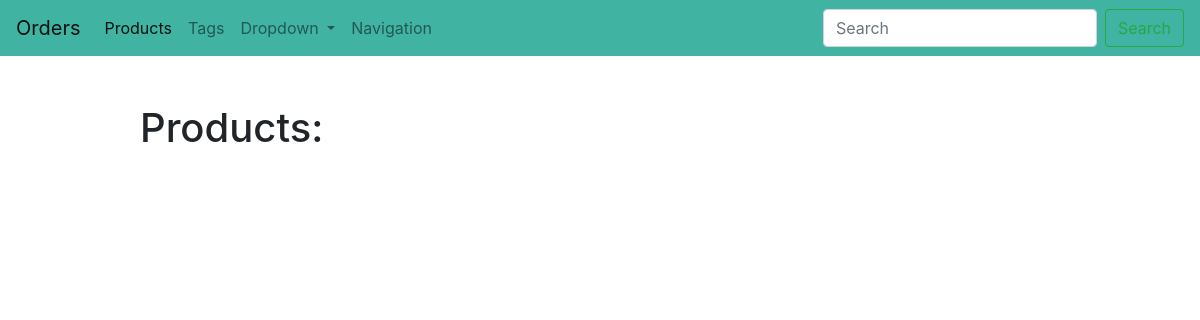
The app's page /shop/product/, older data.
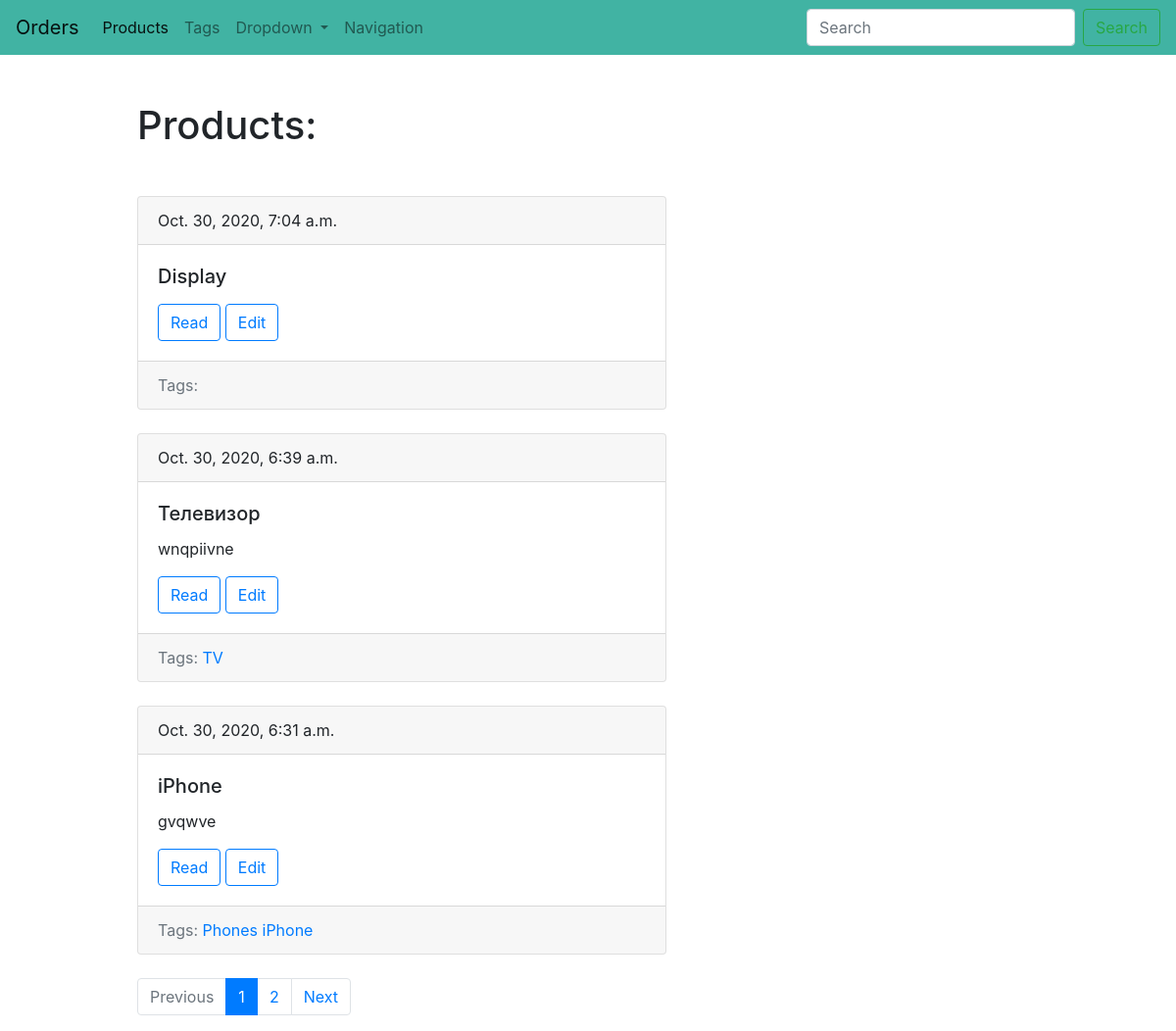
The same page, newer data.
### shop/models.py (models this page shows, shortened)
class Product(models.Model):
    title = models.CharField(max_length=150, db_index=True, verbose_name="Название товара:")
    slug = models.SlugField(max_length=150, blank=True, unique=True)
    body = models.TextField(blank=True, db_index=True, )
    photo = models.ImageField(upload_to='photo/', blank=True)
    tags = models.ManyToManyField('Tag', blank=True, related_name='Product', verbose_name="Тэги товара:")
    date_pub = models.DateTimeField(auto_now_add=True)
    def get_absolute_url(self):
        return reverse('product_detail_url', kwargs={'slug': self.slug})
    def get_update_url(self):
        return reverse('product_update_url', kwargs={'slug': self.slug})
    class Meta:
        ordering = ['-date_pub']
        verbose_name = 'Товар'
        verbose_name_plural = 'Товары'

class Tag(models.Model):
    title = models.CharField(max_length=50)
    slug = models.SlugField(max_length=50, unique=True)
    def get_absolute_url(self):
        return reverse('tag_detail_url', kwargs={'slug': self.slug})
    class Meta:
        ordering = ['title']

### shop/views.py (the view)
# urls.py: path('product/', product_list,  name="product_list_url"),
def product_list(request):
    posts = Product.objects.all()
    paginator = Paginator(posts, 3)
    page_number = request.GET.get('page', 1)
    page = paginator.get_page(page_number)
    is_paginated = page.has_other_pages()
    if page.has_previous():
        prev_url = '?page={}'.format(page.previous_page_number())
    else:
        prev_url = ''
    if page.has_next():
        next_url = '?page={}'.format(page.next_page_number())
    else:
        next_url = ''
    context = {
        'page_object': page,
        'is_paginated': is_paginated,
        'next_url': next_url,
        'prev_url': prev_url
    }
    return render(request, 'shop/index.html', context=context)

### shop/templates/shop/index.html (shortened to what this page needs)
{% extends 'shop/base_blog.html' %}
{% block content %}
    <h1 class="mb-5">Products:</h1>
    {% for product in page_object.object_list %}
        {% include 'shop/includes/product_card_template.html' %}
    {% endfor %}
{% endblock %}

### shop/templates/shop/base_blog.html (shortened to what this page needs)
{% extends 'base.html' %}

### templates/base.html (shortened to what this page needs)
{% load static %}
<!DOCTYPE html>
<html lang="en">
<head>
    <link rel="stylesheet" href="https://stackpath.bootstrapcdn.com/bootstrap/4.5.2/css/bootstrap.min.css"
>
    <link rel="stylesheet" href="{% static 'css/styles.css' %}">
</head>
<body>
<nav class="navbar navbar-expand-lg navbar-light" style="background-color: #41B3A3;">
    <a class="navbar-brand" href="{% url "orders_list_url" %}">Orders</a>
    <div class="collapse navbar-collapse" id="navbarSupportedContent">
        <ul class="navbar-nav mr-auto">
            <li class="nav-item active">
                <a class="nav-link" href={% url "product_list_url" %}> Products </a>
            </li>
            <li class="nav-item">
                <a class="nav-link" href="{% url 'tags_list_url' %}">Tags</a>
            </li>
            <li class="nav-item dropdown">
                <a class="nav-link dropdown-toggle" href="#" id="navbarDropdown" role="button" data-toggle="dropdown"
                   aria-haspopup="true" aria-expanded="false">
                    Dropdown
                </a>
            </li>
            <li class="nav-item">
                <a class="nav-link" href="{% url 'measurements:navigation_map_url' %}" tabindex="-1"
                   aria-disabled="true">Navigation</a>
            </li>
        </ul>
        <form class="form-inline my-2 my-lg-0">
            <input class="form-control mr-sm-2" type="search" placeholder="Search" aria-label="Search">
            <button class="btn btn-outline-success my-2 my-sm-0" type="submit">Search</button>
        </form>
    </div>
</nav>
<div class="container mt-5">
    <div class="row">
        <div class="col-6 offset-md-1">
            {% block content %}
            {% endblock %}
            {% if is_paginated %}
                <nav aria-label="...">
                    <ul class="pagination">
                        <li class="page-item {% if not prev_url %} disabled {% endif %}">
                            <a class="page-link" href="{{ prev_url }}" tabindex="-1">Previous</a>
                        </li>
                        {% for p in page_object.paginator.page_range %}
                            {% if page_object.number == p %}
                                <li class="page-item active">
                                    <a class="page-link" href="?page = {{ p }}">{{ p }}
                                        <span class="sr-only">(current)</span></a></li>
                            {% elif p > page_object.number|add:-3 and p < page_object.number|add:3 %}
                                <li class="page-item">
                                    <a class="page-link" href="?page={{ p }}">{{ p }}</a>
                                </li>
                            {% endif %}
                        {% endfor %}
                        <li class="page-item {% if not next_url %} disabled {% endif %}">
                            <a class="page-link" href="{{ next_url }}" tabindex="+1">Next</a></li>
                    </ul>
                </nav>
            {% endif %}
        </div>
    </div>
</div>
</body>
</html>

### shop/templates/shop/includes/product_card_template.html
<div class="card mb-4">
    <div class="card-header">
        {{ product.date_pub }}
    </div>
    <div class="card-body">
        <h5 class="card-title">{{ product.title }}</h5>
        <p class="card-text">{{ product.body|truncatewords:15 }}</p>
        <a href='{{ product.get_absolute_url }}' class="btn btn-outline-primary">Read</a>
        <a href='{{ product.get_update_url }}' class="btn btn-outline-primary">Edit</a>
    </div>
    <div class="card-footer text-muted">
        Tags:
        {% for tag in product.tags.all %}
            <a href="{{ tag.get_absolute_url }}">{{ tag.title }}</a>
        {% endfor %}
    </div>
</div>

Row changes from the older to the newer data that the page shows:
added Product: date_pub "Oct. 30, 2020, 7:04 a.m.", title "Display"
added Product: date_pub "Oct. 30, 2020, 6:39 a.m.", title "Телевизор", body "wnqpiivne"
added Tag: title "TV", shown under "Oct. 30, 2020, 6:39 a.m."
added Product: date_pub "Oct. 30, 2020, 6:31 a.m.", title "iPhone", body "gvqwve"
added Tag: title "Phones", shown under "Oct. 30, 2020, 6:31 a.m."
added Tag: title "iPhone", shown under "Oct. 30, 2020, 6:31 a.m."
Text that changed along with them:
text now shown: "Previous Next"
new list line: "1"
new list line: "2"
